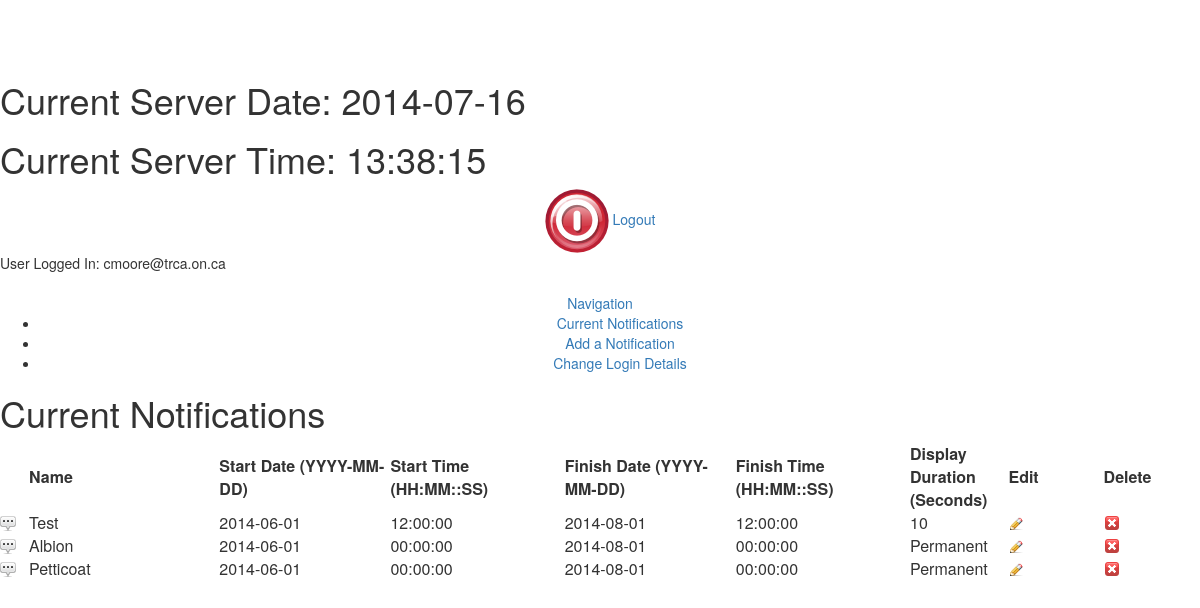
The app's page /admin/0_index.php (signed in) with its own data.
### tables this page shows
CREATE TABLE `cssfiles` (
  `id` int(30) NOT NULL AUTO_INCREMENT,
  `name` varchar(50) NOT NULL,
  `css_files` longtext NOT NULL,
  `start_date` date DEFAULT NULL,
  `start_time` time DEFAULT NULL,
  `finish_date` date DEFAULT NULL,
  `finish_time` time DEFAULT NULL,
  `up_time` int(20) NOT NULL,
  `loc1` int(11) DEFAULT NULL,
  `loc2` int(11) DEFAULT NULL,
  `loc3` int(11) DEFAULT NULL,
  PRIMARY KEY (`id`)
);

### admin/0_index.php (the view, shortened to what this page needs)
<html xmlns="http://www.w3.org/1999/xhtml">
<head>
<link rel="stylesheet" href="//netdna.bootstrapcdn.com/bootstrap/3.1.1/css/bootstrap.min.css">
<link rel="stylesheet" href="//netdna.bootstrapcdn.com/bootstrap/3.1.1/css/bootstrap-theme.min.css">
</head>
<body>
   <div id="container" class="round10">
      <div id="header" class="round5">
           <div class="left">
		   <h1 style="margin-bottom:20px; color:white;"> Live Notifier V1.0</h1>
		       <?php
		$todays_date = date("Y-m-d");
		$current_time = date("H:i:s");
    	echo '<h1 style="margin-bottom:5px;"> Current Server Date: ' . $todays_date . '</h1>';
		echo '<h1> Current Server Time: ' . $current_time . '</h1>';
	?>
		   </div>
           <div class="right" id="adminBtns" align="right">
               <div class="right" align="center">
                   <a href="logoff.php"><img src="images/logout.png" alt="Logout" /></a>
                   <a href="logoff.php">Logout</a>
               </div>
           </div>
            <div class="right" id="loginDetails">User Logged In: <?php echo $_SESSION['curuser']; ?></div>
      </div>
      <div class="clear">&nbsp;</div>
      <div id="sidebar" align="center" class="left round5">
         <a class="navhead" href="#"> Navigation </a>
         <ul class="navlinks">
			<li><a href="index.php">Current Notifications</a></li>
         	<li><a href="index.php?add=true">Add a Notification</a></li>
         	<li><a href="index.php?changelog=true">Change Login Details</a></li>
         </ul>
      </div>
      <div id="content" class="left round10">
		 <?php
			if(isset($_GET['changelog']))
			{
				echo ' <h1> Change Login Details </h1>';
				echo '<form method="post" action="changeinfo.php" >';
				echo '<label> Old Username </label> <br /> <input class="input round5" type="text" name="olduname"/> <br /> ';
				echo ' <label> New Username </label> <br /> <input class="input round5" type="text" name="newuname"/> <br /> ';
				echo ' <label> Old Password  </label> <br /> <input class="input round5" type="text" name="oldupass"/> <br /> ';
				echo ' <label> New Password  </label> <br /> <input class="input round5" type="text" name="newupass"/> <br /> ';
				echo '<input type="hidden" name="chng" value="true">';
				echo '<input id="submitb" style="margin-top:10px" class="btn" type="submit" value="Save" />';
				echo '</form>';
				echo '</br>';echo '</br>';echo '</br>';
			}
			else
			{
			echo ' <h1> Current Notifications</h1>';
echo ' <table class="tbl" >';
            echo ' <col width="30" />';
  			echo ' <col width="200" />';
echo ' <col width="180" />';
echo ' <col width="180" />';
echo ' <col width="180" />';
echo ' <col width="180" />';
echo ' <col width="100" />';
            echo ' <col width="100" />';
            echo ' <col width="100" />';
            	echo '<tr>';
                	echo '<th id="empty">  </th>';
                    echo '<th> Name </th>';
echo '<th> Start Date (YYYY-MM-DD) </th>';
echo '<th> Start Time (HH:MM::SS) </th>';
echo '<th> Finish Date (YYYY-MM-DD)</th>';
echo '<th> Finish Time (HH:MM::SS)</th>';
echo '<th> Display Duration (Seconds)</th>';
                    echo '<th> Edit </th>';
                    echo '<th> Delete </th>';
                echo '</tr>';
			$query = mysql_query("SELECT * from cssfiles");
			while($res = mysql_fetch_array($query))
			{
			echo '<tr>';
				echo '<td>';
					echo '<img src="images/Comment.png"/>';
				echo '</td>';
				echo '</p> <td>';
					echo $res['name'];
				echo '</td>';
				echo '</p> <td>';
				if($res['start_date']=='0000-00-00')
				{
					echo 'Everyday';
				}
				else
				{
					echo $res['start_date'];
				}
				echo '</td>';
				echo '</p> <td>';
					echo $res['start_time'];
				echo '</td>';
				echo '</p> <td>';
				if($res['finish_date']=='0000-00-00')
				{
					echo 'Everyday';
				}
				else
				{
					echo $res['finish_date'];
				}
				echo '</td>';
				echo '</p> <td>';
					echo $res['finish_time'];
				echo '</td>';
				echo '</p> <td>';
				if($res['up_time']=='0')
				{
					echo 'Permanent';
				}
				else
				{
					echo $res['up_time'];
				}
				echo '</td>';
				echo '<td>';
					$tx = $res['id'];
					echo '<a href="index.php?edit=' . $tx . '"> <img src="images/Pencil.png"/> </a>';
				echo '</td>';
				echo '<td>';
					$tx = $res['id'];
					echo '<a href="deletecss.php?delete=' . $tx . '"> <img src="images/Delete.png"/> </a>';
				echo '</td>';
			echo '</tr>';
			}
			}
			?>
            </table>
         <br /><br />
      </div>
   </div>
</body>
</html>

### records on screen
cssfiles: name "Test", start_date "2014-06-01", start_time "12:00:00", finish_date "2014-08-01", finish_time "12:00:00", up_time "10"
cssfiles: name "Albion", start_date "2014-06-01", start_time "00:00:00", finish_date "2014-08-01", finish_time "00:00:00", up_time "Permanent"
cssfiles: name "Petticoat", start_date "2014-06-01", start_time "00:00:00", finish_date "2014-08-01", finish_time "00:00:00", up_time "Permanent"

### other values on screen
$_SESSION['curuser'] "cmoore@trca.on.ca"
